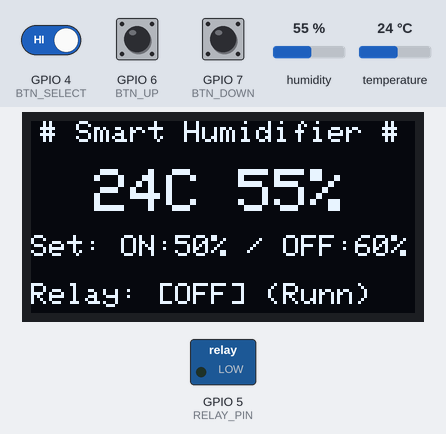
A program run on a simulated ESP32-C3. Parts: 128×64 one-colour display, switched loads named in the program (green lamp = pin HIGH). Inputs (shaded band) come from the test bench; at power-on: humidity 55 %, temperature 24 °C, GPIO 4 (BTN_SELECT) HIGH, GPIO 6 (BTN_UP) HIGH, GPIO 7 (BTN_DOWN) HIGH. EEPROM starts erased; what the program prints to the serial monitor is not drawn.

Above: at 2.2 s.
2.3 s: humidity set to 52 %
At 3.8 s:
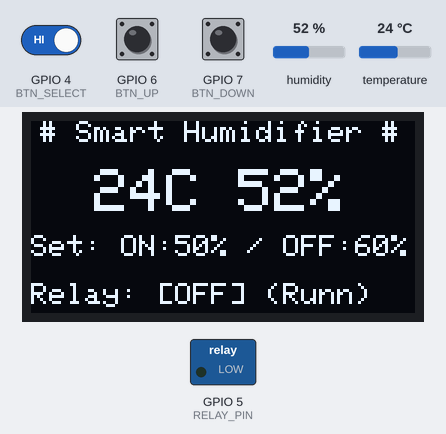
4.8 s: humidity set to 49 %
At 6.0 s:
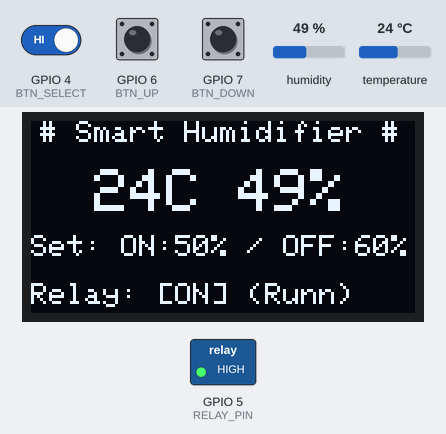
7.0 s: temperature set to 12 °C
At 8.2 s:
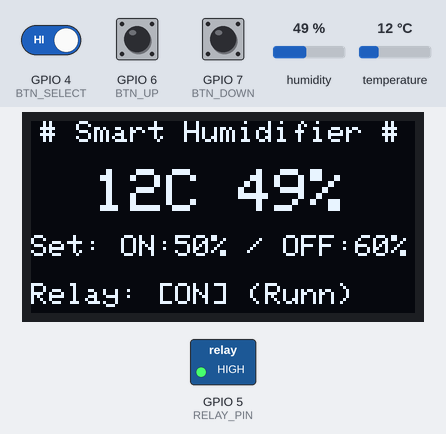
9.2 s: temperature set to 19 °C
At 10.4 s:
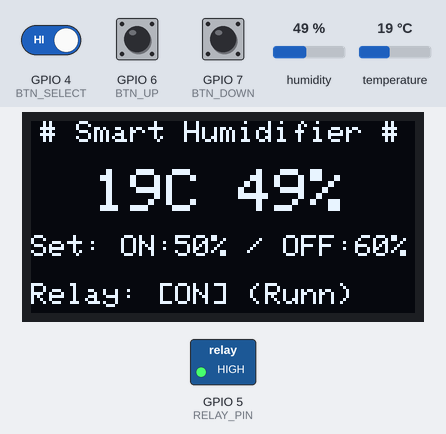
11.4 s: GPIO 4 (BTN_SELECT) driven LOW
At 15.6 s:
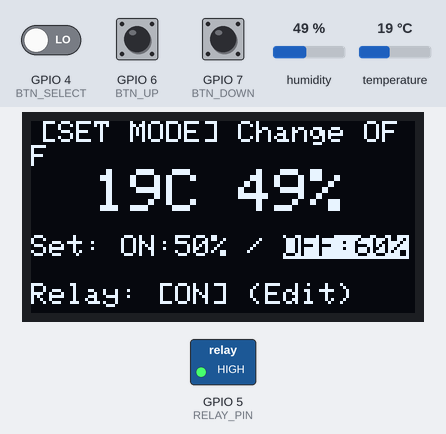
15.7 s: humidity set to 58 %
At 16.9 s:
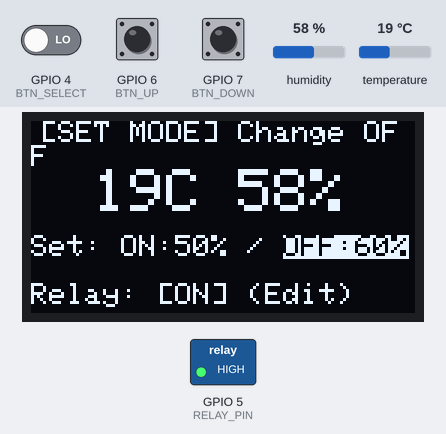
18.1 s: humidity set to 61 %
Timing chart, 0 to 21.1 s (numbered marks = the images above; inputs shaded):
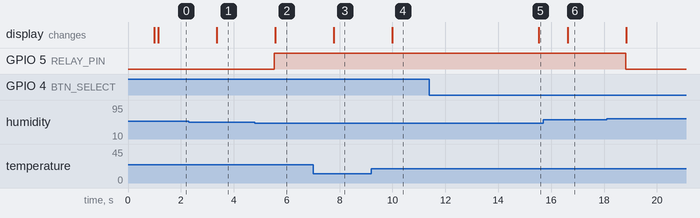

The program:

main.cpp
```cpp
#include <Arduino.h>
#include <Wire.h>
#include <Adafruit_GFX.h>
#include <Adafruit_SSD1306.h>
#include <Adafruit_AHTX0.h>
#include <Adafruit_BMP280.h>
#include <Preferences.h> // 비휘발성 메모리(NVS) 라이브러리 추가

// OLED 설정 (128x64 해상도)
#define SCREEN_WIDTH 128
#define SCREEN_HEIGHT 64
#define OLED_RESET    -1
Adafruit_SSD1306 display(SCREEN_WIDTH, SCREEN_HEIGHT, &Wire, OLED_RESET);

// 센서 객체
Adafruit_AHTX0 aht;
Adafruit_BMP280 bmp;

// Preferences 객체 선언
Preferences preferences;

// ESP32-C3 핀 설정
#define RELAY_PIN 5           // 가습기 릴레이(또는 테스트용 LED) 제어 핀
#define SDA_PIN 8             // I2C SDA
#define SCL_PIN 9             // I2C SCL

// 택트 버튼 핀 설정 (INPUT_PULLUP 사용: 누르면 LOW 입력)
#define BTN_SELECT 4          // 선택(에디터) 버튼
#define BTN_UP     6          // 값 증가 버튼
#define BTN_DOWN   7          // 값 감소 버튼

// 제어용 습도 변수 (기본값 설정)
float onHumidity = 50.0;      // 이 습도 이하로 떨어지면 가습기 ON
float offHumidity = 60.0;     // 이 습도 이상으로 올라가면 가습기 OFF

// 설정 모드 상태 (0: 기본 화면, 1: OFF 습도 설정 중, 2: ON 습도 설정 중)
int editMode = 0;

// 버튼 디바운싱 및 3초 꾹 누름 감지를 위한 변수
unsigned long lastButtonPress = 0;
const unsigned long debounceDelay = 200; // 200ms 딜레이

unsigned long selectPressTime = 0;       // 선택 버튼 누르기 시작한 시간
bool selectLongPressHandled = false;     // 3초 장꾹 누름 중복 실행 방지 플래그

void handleButtons() {
  unsigned long currentTime = millis();

  // 1. 선택(에디터) 버튼 3초 꾹 누르기 및 짧게 누르기 감지 로직
  int selectState = digitalRead(BTN_SELECT);
  if (selectState == LOW) { // 버튼을 누르고 있는 동안
    if (selectPressTime == 0) {
      selectPressTime = currentTime;     // 누르기 시작한 시간 기록
      selectLongPressHandled = false;
    } else if (!selectLongPressHandled && (currentTime - selectPressTime >= 3000)) {
      // 3초(3000ms) 이상 꾹 누를 때: Running(0) <-> Setting 진입/탈출 토글
      if (editMode == 0) {
        editMode = 1; // 기본 화면 -> OFF 설정 모드로 진입
      } else {
        // 설정 모드에서 다시 3초 꾹 누르면 Running 모드로 탈출하면서 메모리 저장
        editMode = 0;
        preferences.begin("humidifier", false);
        preferences.putFloat("onHumi", onHumidity);
        preferences.putFloat("offHumi", offHumidity);
        preferences.end();
        Serial.println("설정값이 플래시 메모리에 안전하게 저장되었습니다!");
      }
      selectLongPressHandled = true;     // 3초 동작 중복 실행 방지
    }
  } else { // 버튼에서 손을 뗄 때
    // 3초를 채우지 않고 '짧게' 탁 눌렀다 뗀 경우 (에디터 진입 상태일 때만 1 <-> 2 전환)
    if (selectPressTime > 0 && !selectLongPressHandled && (currentTime - selectPressTime < 3000)) {
      if (editMode > 0) {
        editMode++;
        if (editMode > 2) {
          editMode = 1; // OFF 설정(1)과 ON 설정(2)을 순환
        }
      }
    }
    selectPressTime = 0;
    selectLongPressHandled = false;
  }

  // 2. 에디터 모드가 아닐 경우 UP/DOWN 버튼은 반응하지 않음
  if (editMode == 0) return;

  // 3. 일반 버튼 디바운스 체크 (UP, DOWN 버튼 공용)
  if (currentTime - lastButtonPress < debounceDelay) return;

  // 위 버튼 (UP) - 값 증가
  if (digitalRead(BTN_UP) == LOW) {
    lastButtonPress = currentTime;
    if (editMode == 1) { // OFF 습도 수정
      offHumidity += 1.0;
      if (offHumidity > 99.0) offHumidity = 99.0;
    } else if (editMode == 2) { // ON 습도 수정
      onHumidity += 1.0;
      if (onHumidity >= offHumidity) onHumidity = offHumidity - 1.0; // OFF보다 클 수 없음
    }
    return;
  }

  // 아래 버튼 (DOWN) - 값 감소
  if (digitalRead(BTN_DOWN) == LOW) {
    lastButtonPress = currentTime;
    if (editMode == 1) { // OFF 습도 수정
      offHumidity -= 1.0;
      if (offHumidity <= onHumidity) offHumidity = onHumidity + 1.0; // ON보다 작을 수 없음
    } else if (editMode == 2) { // ON 습도 수정
      onHumidity -= 1.0;
      if (onHumidity < 0.0) onHumidity = 0.0;
    }
    return;
  }
}//handleButtons

void setup() {
  Serial.begin(115200);
  delay(1000);

  // 부팅 시 NVS 메모리에서 저장된 설정값 불러오기
  preferences.begin("humidifier", true); // 읽기 전용으로 열기
  onHumidity = preferences.getFloat("onHumi", 50.0);   // 저장된 값이 없으면 기본값 50.0 사용
  offHumidity = preferences.getFloat("offHumi", 60.0); // 저장된 값이 없으면 기본값 60.0 사용
  preferences.end();

  // ESP32-C3 I2C 핀 지정
  Wire.begin(SDA_PIN, SCL_PIN);

  // 제어 핀 설정
  pinMode(RELAY_PIN, OUTPUT);
  digitalWrite(RELAY_PIN, LOW); // 초기 상태 LOW

  // 버튼 핀 설정 (내부 풀업 저항 활성화)
  pinMode(BTN_SELECT, INPUT_PULLUP);
  pinMode(BTN_UP, INPUT_PULLUP);
  pinMode(BTN_DOWN, INPUT_PULLUP);

  // 1. OLED 초기화 (I2C 주소 0x3C)
  if (!display.begin(SSD1306_SWITCHCAPVCC, 0x3C)) {
    Serial.println(F("OLED 연결 실패!"));
    while (1) { delay(100); }
  }
  display.clearDisplay();
  display.setTextColor(SSD1306_WHITE);

  // 2. AHT20 센서 초기화
  if (!aht.begin()) {
    Serial.println("AHT20 센서 연결 실패!");
  }

  // 3. BMP280 센서 초기화
  if (!bmp.begin(0x76)) {
    if (!bmp.begin(0x77)) {
      Serial.println("BMP280 센서 연결 실패!");
    }
  }
}//setup

void loop() {
  // 버튼 입력 처리
  handleButtons();

  // AHT20 센서 측정값 가져오기
  sensors_event_t humidity, temp;
  aht.getEvent(&humidity, &temp);

  float currentTemp = temp.temperature;
  float currentHumidity = humidity.relative_humidity;

  // 가습기 제어 로직 (히스테리시스)
  static bool humidifierState = false;
  if (currentHumidity >= offHumidity) {
    humidifierState = false; // OFF
  } else if (currentHumidity <= onHumidity) {
    humidifierState = true;  // ON
  }
  digitalWrite(RELAY_PIN, humidifierState ? HIGH : LOW);

  // ================= OLED 화면 구성 =================
  display.clearDisplay();

  // 1. 상단 타이틀 (크기 1)
  display.setTextSize(1);
  display.setTextColor(SSD1306_WHITE);
  display.setCursor(3, 0); // 왼쪽에서 3띄우기
  if (editMode == 0) {
    display.print("# Smart Humidifier #");
  } else if (editMode == 1) {
    display.print("[SET MODE] Change OFF ");
  } else if (editMode == 2) {
    display.print("[SET MODE] Change ON  ");
  }

  // 2. 현재 온/습도 (크기 2 - 한 줄에 크게 표시하며 가운데 정렬)
  display.setTextSize(2);
  display.setTextColor(SSD1306_WHITE);
  display.setCursor(21, 16); // 가운데로 X,Y

  display.print((int)currentTemp);
  display.print("C ");
  display.print((int)currentHumidity);
  display.print("%");

  // 3. ON / OFF 설정 습도 표시 (반전 기능 적용, 크기 1)
  display.setTextSize(1);
  display.setCursor(0, 38);
  display.setTextColor(SSD1306_WHITE);
  display.print("Set: ");

  // --- ON 습도 출력 부분 (editMode == 2 일 때 반전) ---
  if (editMode == 2) {
    display.setTextColor(SSD1306_BLACK, SSD1306_WHITE);
  } else {
    display.setTextColor(SSD1306_WHITE, SSD1306_BLACK);
  }
  display.print("ON:");
  display.print((int)onHumidity);
  display.print("%");

  // 구분 기호 (일반 표시)
  display.setTextColor(SSD1306_WHITE, SSD1306_BLACK);
  display.print(" / ");

  // --- OFF 습도 출력 부분 (editMode == 1 일 때 반전) ---
  if (editMode == 1) {
    display.setTextColor(SSD1306_BLACK, SSD1306_WHITE);
  } else {
    display.setTextColor(SSD1306_WHITE, SSD1306_BLACK);
  }
  display.print("OFF:");
  display.print((int)offHumidity);
  display.print("%");

  // 색상 기본값(흰색) 복원
  display.setTextColor(SSD1306_WHITE, SSD1306_BLACK);

  // 4. 하단 동작 상태 표시 (크기 1)
  display.setCursor(0, 54);
  display.print("Relay: ");
  display.print(humidifierState ? "[ON]" : "[OFF]");
  display.print(editMode == 0 ? " (Runn)" : " (Edit)");

  display.display(); // 화면 최종 갱신

  // 시리얼 모니터 출력
  Serial.print("온도:"); Serial.print(currentTemp, 1);
  Serial.print("C | 습도:"); Serial.print(currentHumidity, 1);
  Serial.print("% | ON설정:"); Serial.print(onHumidity, 0);
  Serial.print("% | OFF설정:"); Serial.print(offHumidity, 0);
  Serial.println(humidifierState ? "% | 릴레이:ON" : "% | 릴레이:OFF");

  delay(1000); // 디바운스 및 루프 주기 조정(전력 소모를 줄임)
}//loop
```

Measured:
- the behaviour switches between 51 and 50 % on humidity (found by bisection; images 1 and 2)
- after the input at 2.3 s, the display: changes after 1.0 s (image 1)
- after the input at 4.8 s, GPIO 5 (RELAY_PIN): LOW → HIGH after 0.74 s; the display: changes after 0.76 s (image 2)
- after the input at 7.0 s, the display: changes after 0.78 s (image 3)
- after the input at 9.2 s, the display: changes after 0.79 s (image 4)
- after the input at 11.4 s, the display: changes after 4.1 s (image 5)
- after the input at 15.7 s, the display: changes after 0.93 s (image 6)
- after the input at 18.1 s, GPIO 5 (RELAY_PIN): HIGH → LOW after 0.72 s
